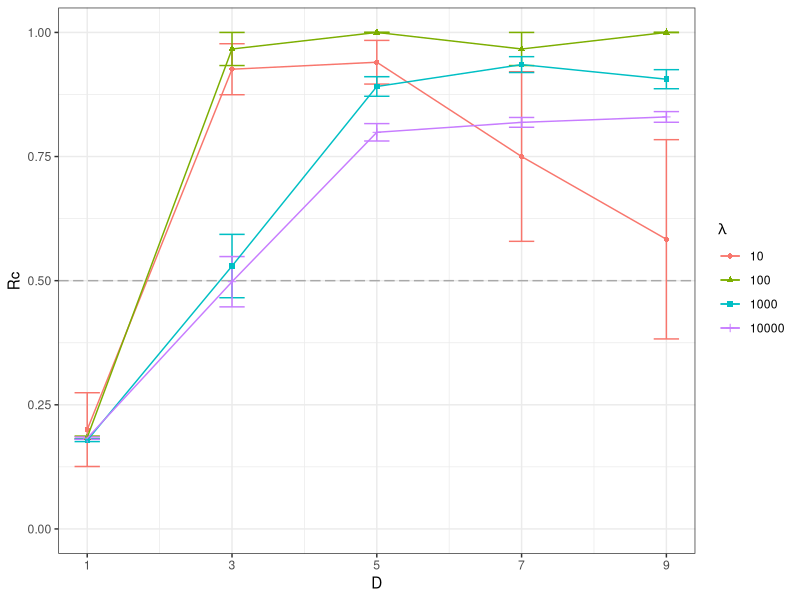
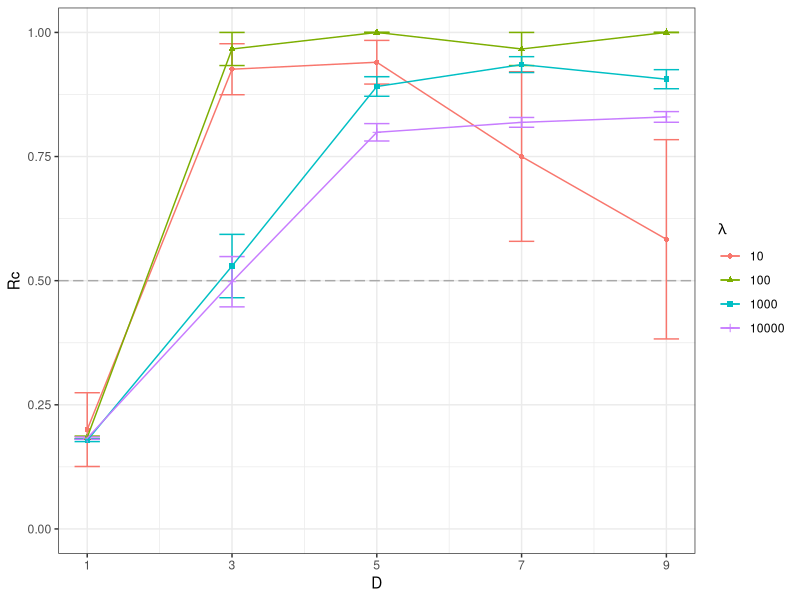

These figures' R source, in order:
# Analyzer for disturbance simulations

library(tidyverse)
library(patchwork)
library(plotrix)

data <- read.csv(file.path("Data", "3-dist", "dist_results_s1.csv"))

ggplot(
    data = data,
    mapping = aes(x = separation_distance, y = Relative_concentration)
) +
    geom_hline(yintercept = 0.5, linetype = "longdash", color="darkgrey") +

    stat_summary(fun.data = "mean_se", geom="errorbar", width=0.35, mapping = aes(color=factor(disturb_freq))) +

    geom_point(stat = "summary", fun="mean", width=0.0005, mapping = aes(color=factor(disturb_freq), shape=factor(disturb_freq))) +
    geom_path(stat = "summary", fun="mean", mapping = aes(color=factor(disturb_freq))) +

    labs(
        x = "D",
        y = "Rc",
        color = quote(lambda), shape = quote(lambda)
    ) +

    coord_cartesian(xlim=c(1,9), ylim=c(0, 1)) +
    scale_x_continuous(breaks=c(1,3,5,7,9)) +
    theme_bw()
    ggsave(file.path("Analysis", "Figures", "dist_graph_s1.svg"), width = 6, height = 4)
